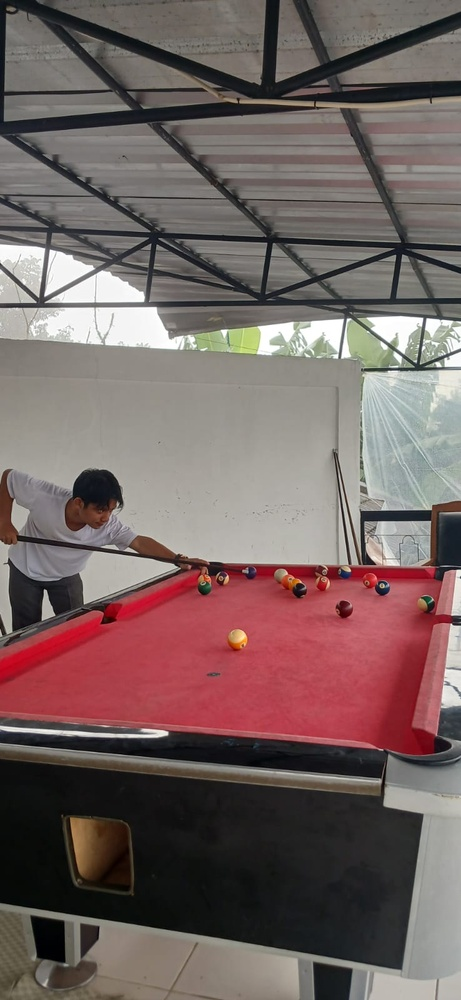
#> input picture pertemuan9/photo.jpeg, 461 x 1000 px, shrunk from 738 x 1600 before the run
$ python region-based.py
#> lines starting #> are read from the running program, lines starting #| are printed output that depends on the picture; after the words box and inside, x2 and y2 are one past the last pixel; in counts of white or black regions, pixels touching at a corner belong together
import cv2
import numpy as np

#baca citra
image = cv2.imread('photo.jpeg')
#> image is the input picture: shape (1000, 461, 3); mean B, G, R 97.7, 99.8, 117.1
gray = cv2.cvtColor(image, cv2.COLOR_BGR2GRAY)

#lakukan thresholding untuk menghilangkan noice
ret, thresh = cv2.threshold(gray, 0, 255, cv2.THRESH_BINARY_INV + cv2.THRESH_OTSU)
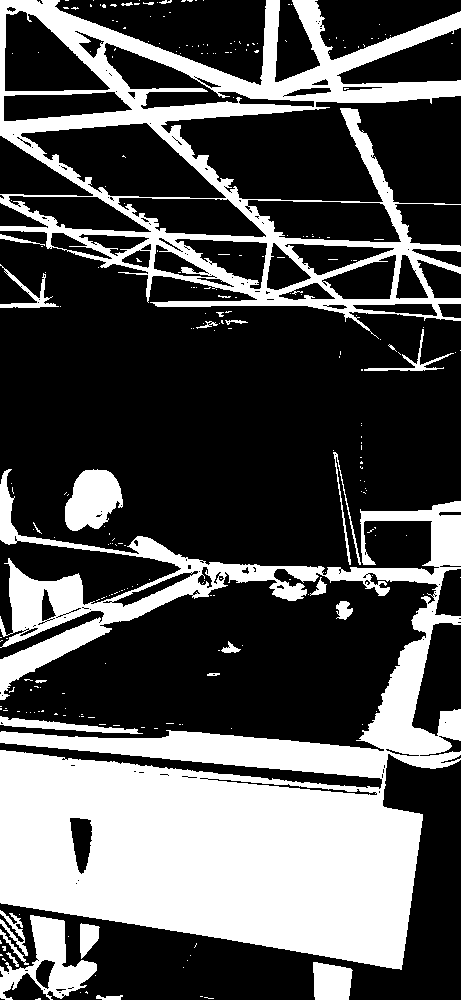
#> thresh: shape (1000, 461); 32.5% white; 263 white regions (234 under 20 px), largest, box (x1, y1, x2, y2) and area: (0, 469, 461, 970) 99913, (0, 0, 461, 339) 37753, (0, 915, 97, 1000) 3267
#> ret = 87

#morpological operation untuk memisahkan background dan foreground
kernel = np.ones((3, 3), np.uint8)
sure_bg = cv2.dilate(thresh, kernel, iterations=3)
#> sure_bg: shape (1000, 461); 46.5% white; 31 white regions, largest, box (x1, y1, x2, y2) and area: (0, 447, 461, 1000) 137314, (0, 0, 461, 374) 71199, (0, 261, 64, 311) 1592

#distance transform untuk mendapatkan foreground
dist_transform = cv2.distanceTransform(thresh, cv2.DIST_L2, 5)
ret, sure_fg = cv2.threshold(dist_transform, 0.7 * dist_transform.max(), 255, 0)
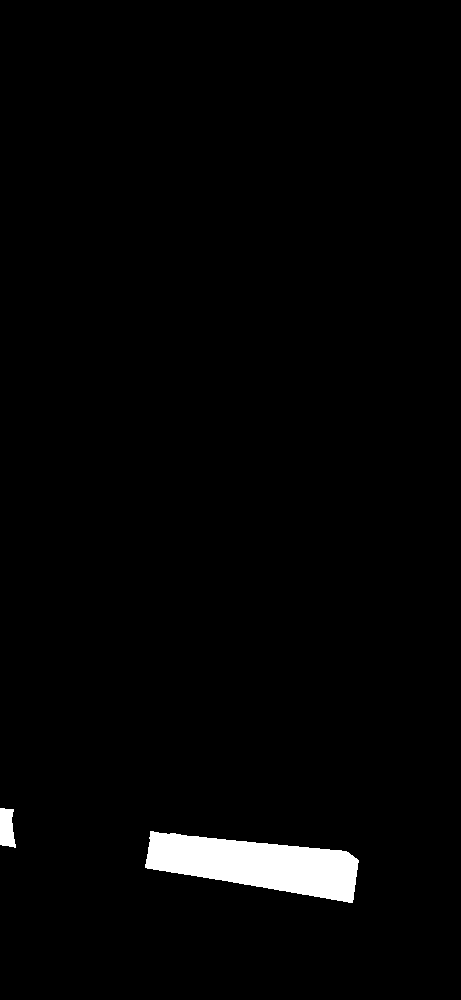
#> sure_fg: shape (1000, 461) float32; 2.1% white; 2 white regions, box (x1, y1, x2, y2) and area: (145, 831, 359, 903) 9148, (0, 808, 16, 848) 513
#> ret = 58.23

#waterdhed
sure_fg = np.uint8(sure_fg)
unknown = cv2.subtract(sure_bg, sure_fg)
#> unknown: shape (1000, 461); 44.4% white; 31 white regions, largest, box (x1, y1, x2, y2) and area: (0, 447, 461, 1000) 127653, (0, 0, 461, 374) 71199, (0, 261, 64, 311) 1592

#tandai komponen
ret, markers = cv2.connectedComponents(sure_fg)
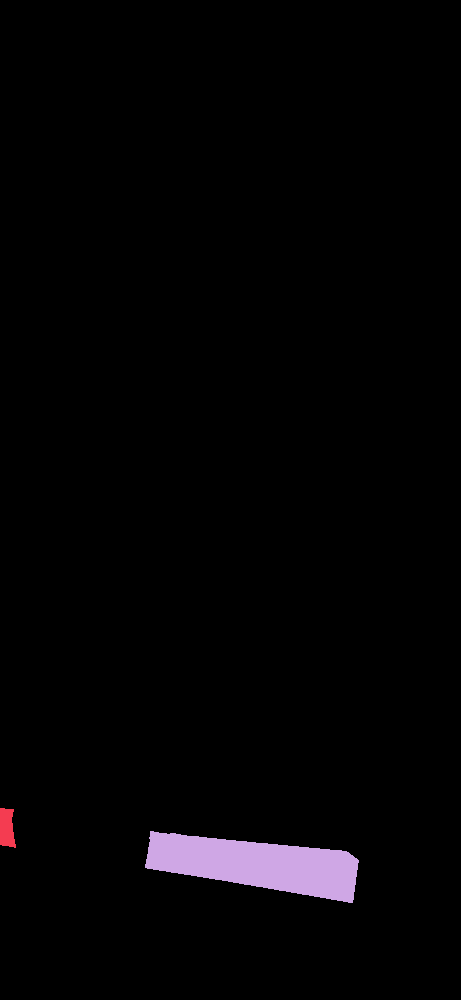
#> markers: shape (1000, 461) int32; 3 distinct labels, from 0 to 2; one colour per label, 0 black
#> ret = 3

#tambahkan 1 pada marker sehingga bacround menjadi 1
markers = markers + 1
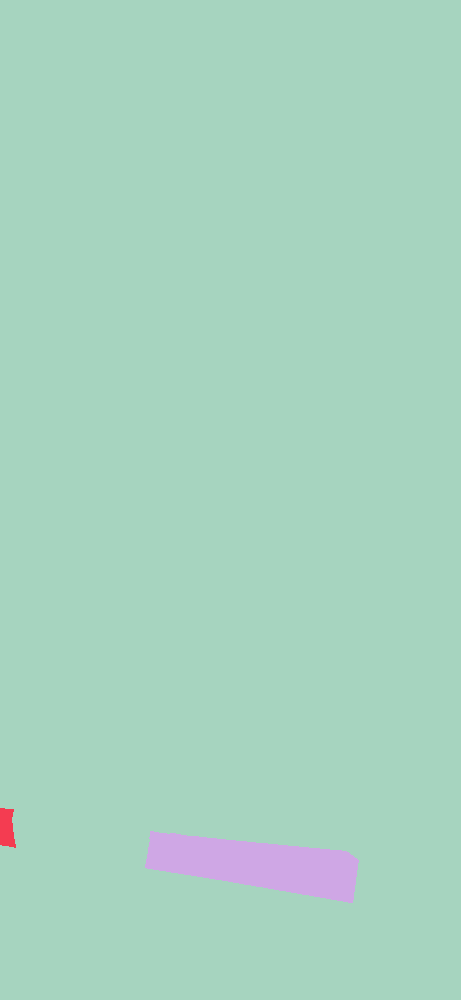
#> markers: shape (1000, 461) int32; 3 distinct labels, from 1 to 3; one colour per label, 0 black
markers[unknown == 255] = 0
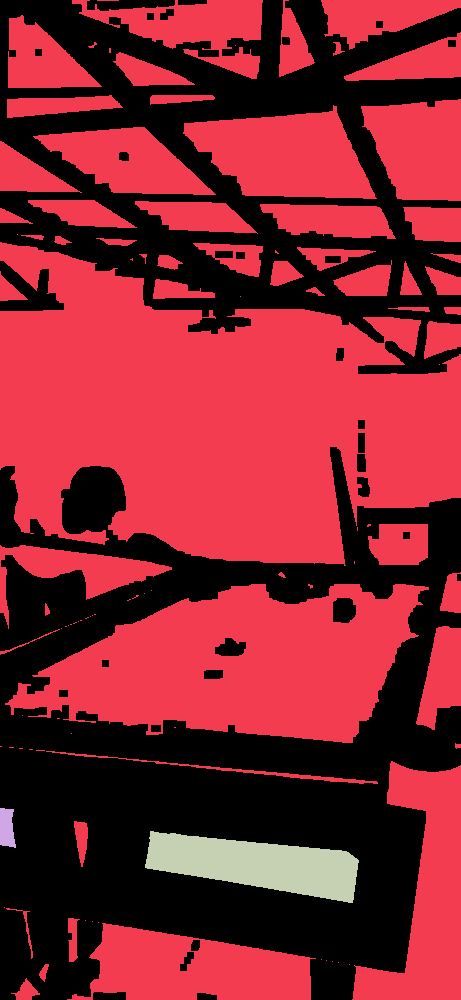
#> markers: shape (1000, 461) int32; 4 distinct labels, from 0 to 3; one colour per label, 0 black

#terapkan watershed
markers = cv2.watershed(image, markers)
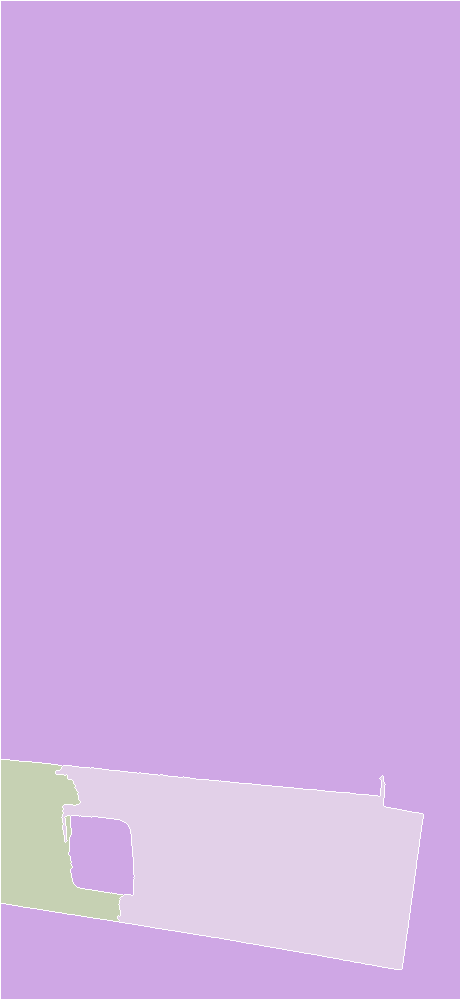
#> markers: shape (1000, 461) int32; 4 distinct labels, from -1 to 3; one colour per label, 0 black, -1 white
image[markers == -1] = [255, 0, 0]
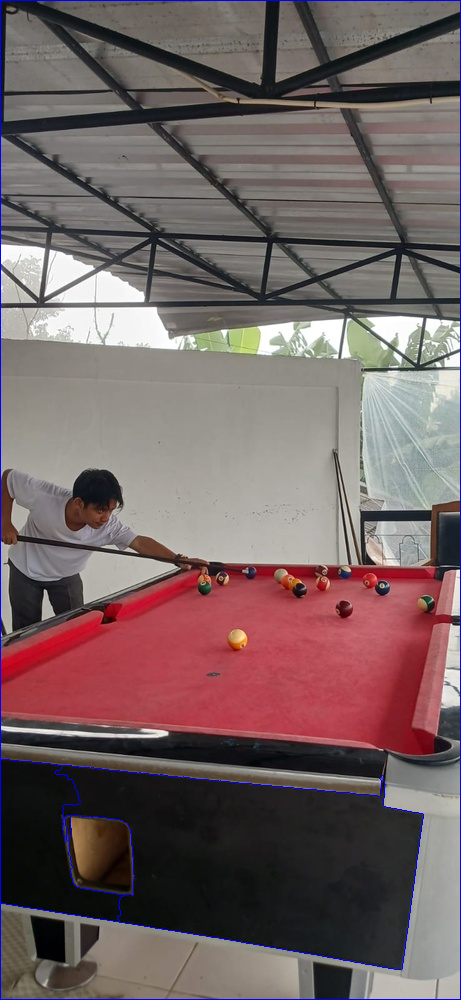
#> image: shape (1000, 461, 3); 0.95% of pixels changed, all inside (x1, y1, x2, y2) = (0, 0, 461, 1000)

#tampilkan hasil
cv2.imshow('Watershed Segmentation', image)
cv2.waitKey(0)
cv2.destroyAllWindows()
